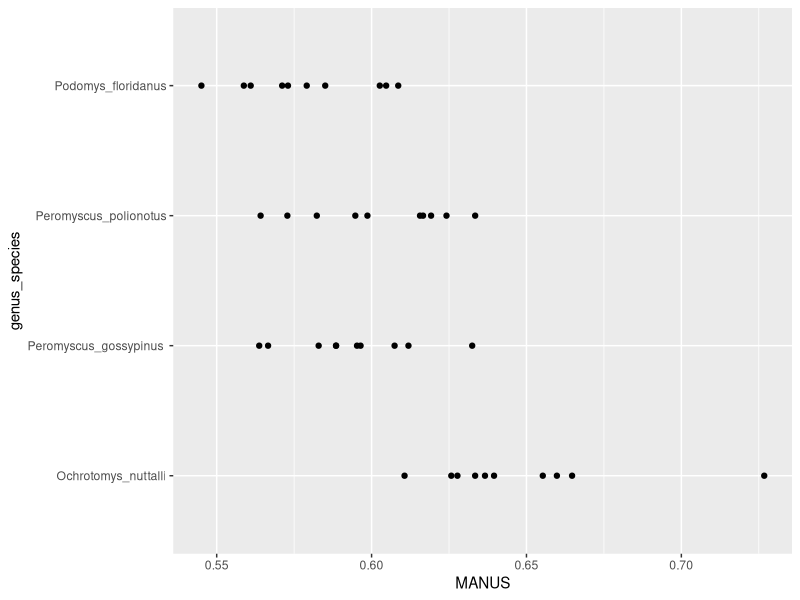
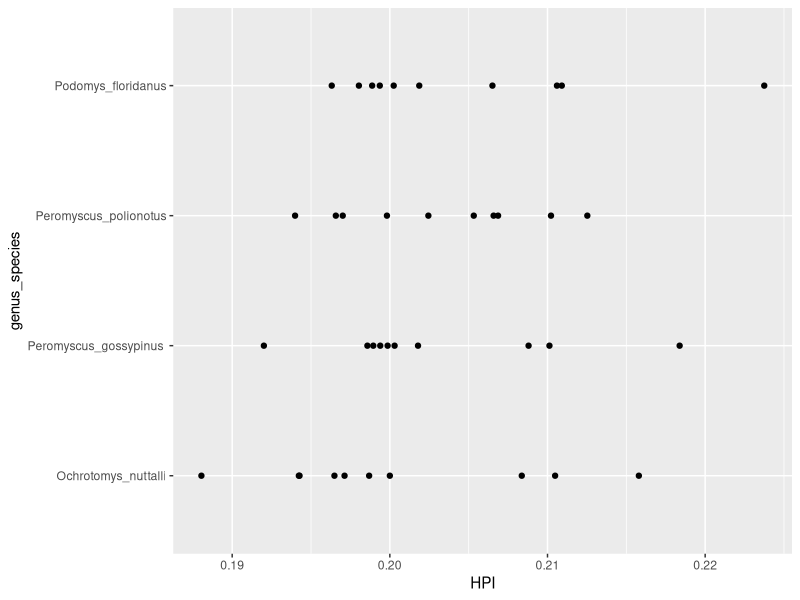
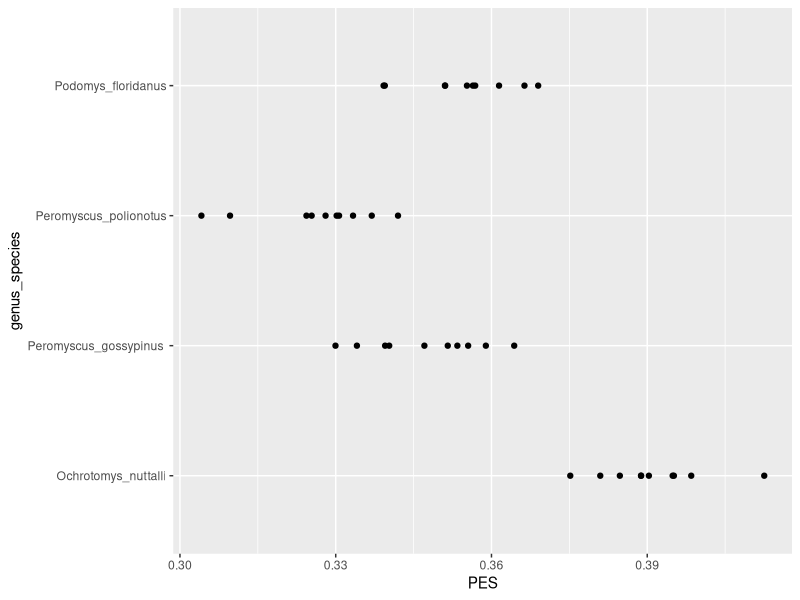

R code for these plots, in order:
install.packages("tidyverse")
library(tidyverse)
install.packages("tidyr")
library(tidyr)
install.packages("ggplot2")
library(ggplot2)


MouseMeasurements<-read.csv("MouseMeasurements.csv",header=TRUE)
MouseMeasurements
table(MouseMeasurements)

#Creating Measurement Objects

Fl<-MouseMeasurements$Fl[!is.na(MouseMeasurements$Fl)]
Fdw<-MouseMeasurements$Fdw[!is.na(MouseMeasurements$Fdw)]
Fsw<-MouseMeasurements$Fsw[!is.na(MouseMeasurements$Fsw)]
Tl<-MouseMeasurements$Tl[!is.na(MouseMeasurements$Tl)]
Tpw<-MouseMeasurements$Tpw[!is.na(MouseMeasurements$Tpw)]
Tmw<-MouseMeasurements$Tmw[!is.na(MouseMeasurements$Tmw)]
Hl<-MouseMeasurements$Hl[!is.na(MouseMeasurements$Hl)]
Hdw<-MouseMeasurements$Hdw[!is.na(MouseMeasurements$Hdw)]
Hpw<-MouseMeasurements$Hpw[!is.na(MouseMeasurements$Hpw)]
Hsw<-MouseMeasurements$Hsw[!is.na(MouseMeasurements$Hsw)]
Ul<-MouseMeasurements$Ul[!is.na(MouseMeasurements$Ul)]
Uol<-MouseMeasurements$Uol[!is.na(MouseMeasurements$Uol)]
Usw<-MouseMeasurements$Usw[!is.na(MouseMeasurements$Usw)]
Rl<-MouseMeasurements$Rl[!is.na(MouseMeasurements$Rl)]
Mcl<-MouseMeasurements$Mcl[!is.na(MouseMeasurements$Mcl)]
Ppl<-MouseMeasurements$Ppl[!is.na(MouseMeasurements$Ppl)]
Mtl<-MouseMeasurements$Mtl[!is.na(MouseMeasurements$Mtl)]
Pppl<-MouseMeasurements$Pppl[!is.na(MouseMeasurements$Pppl)]



log_mass<-log(MouseMeasurements$mass_g)
log_mass                                   #Natural Log of the mice weights


geo_m<-((mean(Fl)*mean(Fdw)*mean(Fsw)*mean(Tl)*mean(Tpw)*mean(Tmw)*mean(Hl)*mean(Hdw)*mean(Hpw)*mean(Hsw)*mean(Ul)*mean(Uol)*mean(Usw)*mean(Rl)*mean(Mcl)*mean(Ppl)*mean(Mtl)*mean(Pppl))^(1/18))
geo_m                                      #Geometric Mean of the 18 measurements, 3.736719



#Indices

MANUS<-Ppl/Mcl      #MANUS Index
HRI<-Hsw/Hl         #Humeral Robustness Index
HPI<-Hpw/Hl         #Humeral Proximal Index
HEB<-Hdw/Hl         #Humeral Epicondyle Breadth
OLI<-Uol/Ul         #Olecranon Process Length Index
BI<-Rl/Hl           #Brachial Index
IM<-(Hl+Ul)/(Fl+Tl) #Intermembral Index
PRTI<-Mcl/(Hl+Rl)   #Palm Robustness Index
FRI<-Fsw/Fl         #Femoral Robustness
FEB<-Fdw/Fl         #Femoral Epicondyle Breadth
CI<-Tl/Fl           #Crural Index
TRI<-Tmw/Tl         #Tibial Robustness Index
PES<-Pppl/Mtl       #PES INdex


#Plot 1 - MANUS by Species

ggplot(data=MouseMeasurements,aes(x=MANUS,y=genus_species))+geom_point()

#Plot 2 - HPI by Species

ggplot(data=MouseMeasurements,aes(x=HPI,y=genus_species))+geom_point()

#Plot 3 - PES by Species

ggplot(data=MouseMeasurements,aes(x=PES,y=genus_species))+geom_point()
